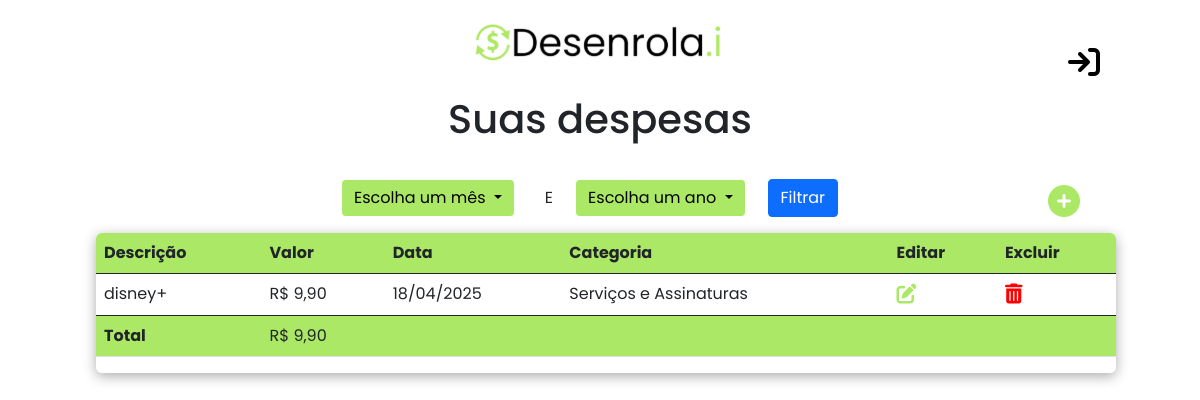
Page /views/despesa.php (signed in) on the earlier database version.
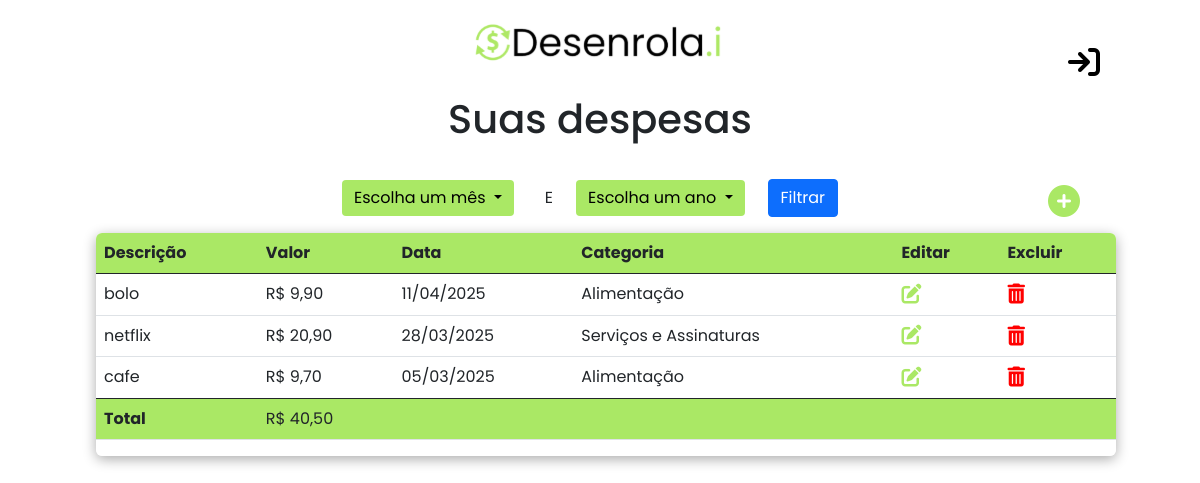
Same page on the later database version.
### tables this page shows
CREATE TABLE `despesa` (
  `ID_DESPESA` int(11) NOT NULL,
  `USUARIO_ID` int(11) NOT NULL,
  `DESCRICAO` varchar(255) NOT NULL,
  `CATEGORIA` varchar(100) NOT NULL,
  `VALOR` decimal(10,2) NOT NULL,
  `DATAS` date NOT NULL
);

### models/Despesa.php (called while the page is built, shortened)
<?php
class Despesa {
    private $pdo;
    public function __construct() {
        $this->pdo = new PDO(
            'mysql:host=localhost;dbname=desenrolai',
            'root',
            ''
        );
    }
    public function listarPorUsuario($usuario_id) {
        $sql = "SELECT * FROM despesa WHERE USUARIO_ID = :usuario_id ORDER BY DATAS DESC";
        $stmt = $this->pdo->prepare($sql);
        $stmt->execute([':usuario_id' => $usuario_id]);
        return $stmt->fetchAll(PDO::FETCH_ASSOC);
    }
}
?>

### views/despesa.php (the view, shortened to what this page needs)
<?php
require_once '../models/Despesa.php';
$usuario_id = $_SESSION['id_usuario'] ?? null;
$despesas = [];
if ($usuario_id) {
    $model = new Despesa();
    $mes = $_GET['mes'] ?? null;
    $ano = $_GET['ano'] ?? null;
    if ($mes && $ano) {
        $despesas = $model->listarPorMesEAno($usuario_id, $mes, $ano);
    } else {
        $despesas = $model->listarPorUsuario($usuario_id);
    }
}
?>
<!DOCTYPE html>
<html lang="pt-br">
<head>
    <link rel="stylesheet" href="style/global.css">
    <link rel="stylesheet" href="style/despesa.css">
    <link href="https://cdn.jsdelivr.net/npm/bootstrap@5.0.2/dist/css/bootstrap.min.css" rel="stylesheet">
    <link rel="stylesheet" href="https://cdnjs.cloudflare.com/ajax/libs/font-awesome/6.0.0-beta3/css/all.min.css">
</head>
<body>
    <header class="header">
        <img src="images/logo-desenrolai.svg" class="image-logo">
        <i class="fa-solid fa-arrow-right-to-bracket fa-2x" style="color: #000;" onclick="window.location.href='home.php'"></i>
    </header>
    <main class="main">
    <section class="table-header">
        <h1>Suas despesas</h1>
    </section>
    <section class="container-main">
        <form method="GET" class="d-flex flex-wrap align-items-center" action="">
            <div class="btn-group me-2">
                <button type="button" id="btnMes" class="btn btn-success dropdown-toggle" data-bs-toggle="dropdown" aria-expanded="false">
                    <?= isset($_GET['mes']) ? DateTime::createFromFormat('!m', $_GET['mes'])->format('F') : 'Escolha um mês' ?>
                </button>
            </div>
            <p class="m-2">E</p>
            <div class="btn-group me-2">
                <button type="button" id="btnAno" class="btn btn-success dropdown-toggle" data-bs-toggle="dropdown" aria-expanded="false">
                    <?= $_GET['ano'] ?? 'Escolha um ano' ?>
                </button>
            </div>
            <div class="btn-filter">
                <button type="submit" class="btn btn-primary">Filtrar</button>
            </div>
        </form>
        <div class="add mt-3">
            <i class="fa-solid fa-circle-plus fa-2x" style="color: #aae865;" id="abrirModalAdd" aria-label="Adicionar despesa"></i>
        </div>
    </section>
    <section class="table-body">
        <table class="table table-hover">
            <thead>
                <tr class="col-main">
                    <th scope="col">Descrição</th>
                    <th scope="col">Valor</th>
                    <th scope="col">Data</th>
                    <th scope="col">Categoria</th>
                    <th scope="col">Editar</th>
                    <th scope="col">Excluir</th>
                </tr>
            </thead>
            <tbody>
                <?php
                $total = 0;
                foreach ($despesas as $despesa) :
                    $total += $despesa['VALOR'];
                ?>
                    <tr>
                        <td><?= htmlspecialchars($despesa['DESCRICAO']) ?></td>
                        <td>R$ <?= number_format($despesa['VALOR'], 2, ',', '.') ?></td>
                        <td><?= date('d/m/Y', strtotime($despesa['DATAS'])) ?></td>
                        <td><?= htmlspecialchars($despesa['CATEGORIA']) ?></td>
                        <td>
                        <i class="fas fa-edit fa-lg icon editar"
                            data-id="<?= $despesa['ID_DESPESA'] ?>"
                            data-descricao="<?= htmlspecialchars($despesa['DESCRICAO']) ?>"
                            data-valor="<?= number_format($despesa['VALOR'], 2, ',', '.') ?>"
                            data-data="<?= $despesa['DATAS'] ?>"
                            data-categoria="<?= $despesa['CATEGORIA'] ?>"
                            onclick="abrirModalEditar(this)">
                        </i>
                        </td>
                        <td>
                        <form action="../controllers/DespesaController.php?action=deletar" method="POST" onsubmit="return confirm('Tem certeza que deseja remover esta despesa?');" style="display:inline;">
                            <button type="submit" class="btn btn-link p-0 m-0 border-0" style="color: red;">
                                <i class="fas fa-trash-alt fa-lg icon excluir"></i>
                            </button>
                        </form>
                        </td>
                    </tr>
                <?php endforeach; ?>
            </tbody>
            <tfoot>
                <tr class="col-main">
                    <th>Total</th>
                    <td colspan="5">R$ <?= number_format($total, 2, ',', '.') ?></td>
                </tr>
            </tfoot>
        </table>
    </section>
</main>
</body>
</html>

### views/style/global.css (style rules this page uses)
* { margin: 0; padding: 0; box-sizing: border-box; text-decoration: none; font-family: "Poppins", sans-serif; }

### views/style/despesa.css (style rules this page uses)
.header { display: flex; align-items: center; justify-content:space-around; padding: 20px; position: relative; width: 100%; }
.header img { height: 45px; }
.header i { position: absolute; right: 100px; top: 78px; transform: translateY(-100%); cursor: pointer; }
.btn-success { background-color: #aae865 !important; border-style: none !important; color: #000 !important; }
.add i { position: absolute; right: 120px; transform: translateY(-50%); cursor: pointer; }
.table-header { margin: 10px 20px; align-items: center; justify-items: center; }
.container-main { display: flex; align-items: center; justify-content: center; gap: 20px; padding: 15px; }
.container-main p { margin-top: 15px; }
.col-main { background-color: #aae865; }
.table-hover td { cursor: pointer; }
.icon.editar { cursor: pointer; color: #aae865; }
.icon.excluir { cursor: pointer; color: #ff0000; }
.table-body { width: 85%; margin-left: 8%; max-height: 450px; background-color: #fffb; box-shadow: 0 .2rem .8rem #0005; border-radius: 6px; overflow: auto; }
table { width: 100%; border-collapse: collapse; }
tfoot { position: sticky; bottom: 0; background-color: #aae865; }
form { margin-top: 10px; gap: 15px; }

Differences in the rows shown:
removed despesa: DESCRICAO "disney+", VALOR "9,90", DATAS "18/04/2025", CATEGORIA "Serviços e Assinaturas"
added despesa: DESCRICAO "bolo", VALOR "9,90", DATAS "11/04/2025", CATEGORIA "Alimentação"
added despesa: DESCRICAO "netflix", VALOR "20,90", DATAS "28/03/2025", CATEGORIA "Serviços e Assinaturas"
added despesa: DESCRICAO "cafe", VALOR "9,70", DATAS "05/03/2025", CATEGORIA "Alimentação"
Other differences:
$total: "9,90" → "40,50"
